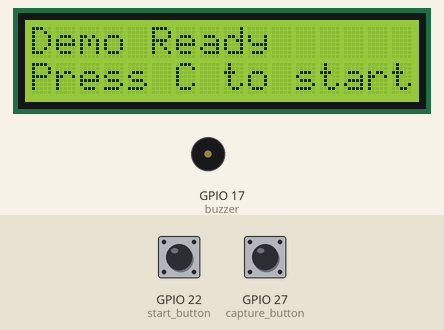
This program was run on a simulated Raspberry Pi (BCM pin numbers). Parts: 16×2 character LCD, buzzer (waves = sounding, pin HIGH). The test bench sets the inputs (shaded band); at power-on: GPIO 22 (start_button) HIGH, GPIO 27 (capture_button) HIGH. Threads take turns every 2 ms; what the program prints to the terminal is not drawn.

Above: at 1.2 s.
1.3 s: GPIO 22 (start_button) pulled LOW for 0.15 s
At 2.3 s:
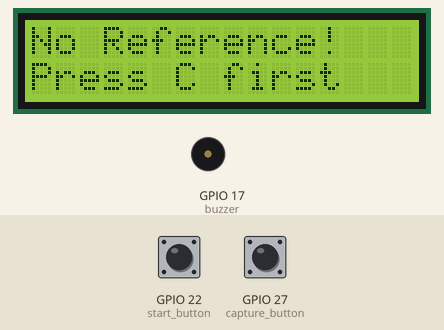
3.3 s: GPIO 27 (capture_button) pulled LOW for 0.15 s
At 3.47 s:
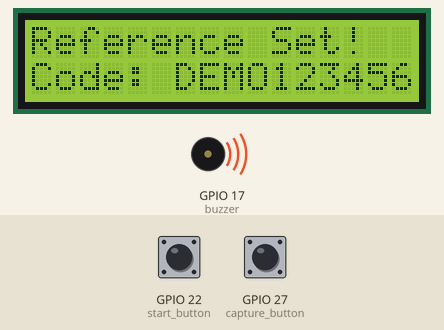
4.0 s: GPIO 22 (start_button) pulled LOW for 1 s
At 5.6 s:
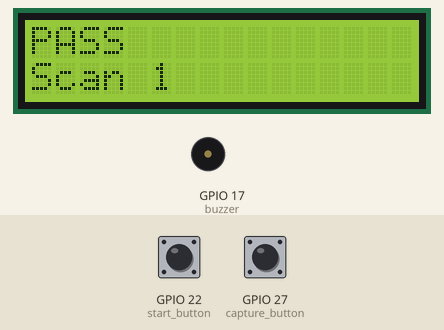
7.9 s: GPIO 22 (start_button) pulled LOW for 0.15 s
At 8.7 s:
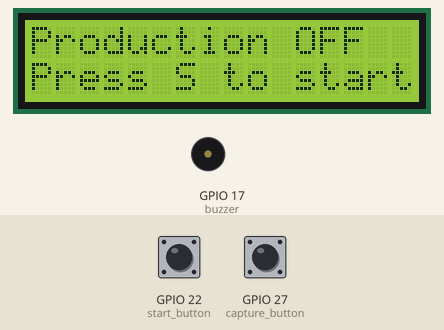
9.7 s: GPIO 22 (start_button) pulled LOW for 3.2 s
At 9.93 s:
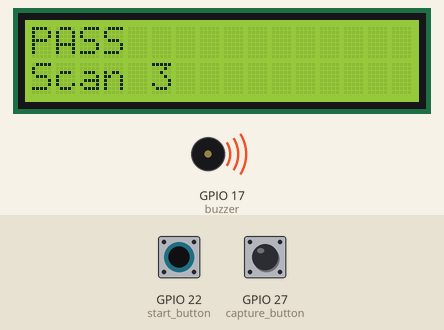
13.5 s: GPIO 27 (capture_button) pulsed LOW 2 times (0.12 s each, 0.3 s apart)
At 15.3 s:
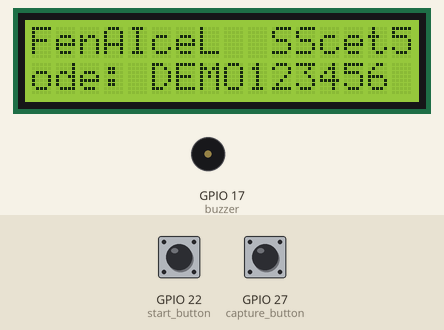
Timing chart, 0 to 25.7 s (numbered marks = the images above; inputs shaded):
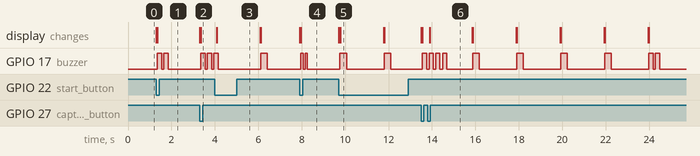

Measured:
- after the input at 1.3 s, GPIO 17 (buzzer): alternates HIGH for 0.20 s and LOW for 0.10 s, 4 changes in all, then stays LOW, starting after 0.05 s; the display: first changes at once (image 1 shows a later state)
- after the input at 3.3 s, GPIO 17 (buzzer): alternates HIGH for 0.20 s and LOW for 0.10 s, starting after 0.06 s; the display: first changes at once (image 2 shows a later state)
- after the input at 4.0 s, the display: changes after 0.10 s (image 3)
- after the input at 7.9 s, the display: first differs from a run without the input after 0.06 s (image 4)
- after the input at 9.7 s, GPIO 17 (buzzer): alternates HIGH for 0.31 s and LOW for 1.7 s, starting after 0.06 s; the display: first changes at once (image 5 shows a later state)
- after the input at 13.5 s, the display: first differs from a run without the input after 0.06 s (image 6 shows a later state)
- what the display in image 5 shows lasts 2.0 s, from 9.8 s to 11.8 s

The program:

production_demo.py
```python
#!/usr/bin/env python3
"""
Production Line Demo - Shows how the enhanced system works
"""

from gpiozero import Button, Buzzer
from RPLCD.i2c import CharLCD
import time
import threading

# GPIO pins
BUZZER_PIN = 17
START_BTN_PIN = 22
CAPTURE_BTN_PIN = 27
LCD_ADDRESS = 0x27

class ProductionDemo:
    def __init__(self):
        self.production_mode = False
        self.reference_barcode = None
        self.scan_count = 0
        self.pass_count = 0
        self.fail_count = 0

        # Initialize hardware
        self.buzzer = Buzzer(BUZZER_PIN)
        self.start_button = Button(START_BTN_PIN, pull_up=True)
        self.capture_button = Button(CAPTURE_BTN_PIN, pull_up=True)

        self.lcd = CharLCD('PCF8574', LCD_ADDRESS, cols=16, rows=2)
        self.lcd.clear()

        # Set up button handlers
        self.start_button.when_pressed = self.handle_start_button
        self.capture_button.when_pressed = self.handle_capture_button

        print("Production Line Demo Initialized!")
        self.display_status("Demo Ready", "Press C to start")

    def display_status(self, line1, line2=""):
        """Display status on LCD"""
        self.lcd.clear()
        self.lcd.cursor_pos = (0, 0)
        self.lcd.write_string(line1[:16])
        if line2:
            self.lcd.cursor_pos = (1, 0)
            self.lcd.write_string(line2[:16])

    def play_buzzer_tone(self, tone_type):
        """Play different buzzer tones"""
        def buzzer_thread():
            if tone_type == "capture":
                for _ in range(3):
                    self.buzzer.on()
                    time.sleep(0.2)
                    self.buzzer.off()
                    time.sleep(0.1)
            elif tone_type == "start":
                self.buzzer.on()
                time.sleep(0.5)
                self.buzzer.off()
            elif tone_type == "stop":
                for _ in range(2):
                    self.buzzer.on()
                    time.sleep(0.1)
                    self.buzzer.off()
                    time.sleep(0.1)
            elif tone_type == "pass":
                self.buzzer.on()
                time.sleep(0.3)
                self.buzzer.off()
            elif tone_type == "fail":
                for _ in range(2):
                    self.buzzer.on()
                    time.sleep(0.2)
                    self.buzzer.off()
                    time.sleep(0.1)

        threading.Thread(target=buzzer_thread, daemon=True).start()

    def handle_start_button(self):
        """Handle start/stop button"""
        if not self.reference_barcode:
            self.display_status("No Reference!", "Press C first")
            self.play_buzzer_tone("fail")
            print("Cannot start - no reference set!")
        else:
            self.production_mode = not self.production_mode
            if self.production_mode:
                self.display_status("Production ON", f"Ref: {self.reference_barcode[:8]}...")
                self.play_buzzer_tone("start")
                print("Production mode STARTED")
                self.start_production_simulation()
            else:
                self.display_status("Production OFF", "Press S to start")
                self.play_buzzer_tone("stop")
                print("Production mode STOPPED")

    def handle_capture_button(self):
        """Handle capture button"""
        self.reference_barcode = "DEMO123456"
        self.display_status("Reference Set!", f"Code: {self.reference_barcode}")
        self.play_buzzer_tone("capture")
        print(f"Reference captured: {self.reference_barcode}")

    def start_production_simulation(self):
        """Simulate production line scanning"""
        def production_thread():
            while self.production_mode:
                self.scan_count += 1

                # Simulate scan result (80% pass rate)
                if self.scan_count % 5 != 0:  # 80% pass
                    self.pass_count += 1
                    self.display_status("PASS", f"Scan {self.scan_count}")
                    self.play_buzzer_tone("pass")
                    print(f"Scan {self.scan_count}: PASS")
                else:  # 20% fail
                    self.fail_count += 1
                    self.display_status("FAIL", f"Scan {self.scan_count}")
                    self.play_buzzer_tone("fail")
                    print(f"Scan {self.scan_count}: FAIL")

                time.sleep(2)  # 2 second interval between scans

        threading.Thread(target=production_thread, daemon=True).start()

    def run_demo(self):
        """Run the production demo"""
        print("=" * 50)
        print("PRODUCTION LINE DEMO")
        print("=" * 50)
        print("Hardware Controls:")
        print("  GPIO 27 (C Button) - Capture reference")
        print("  GPIO 22 (S Button) - Start/Stop production")
        print("  GPIO 17 - Buzzer feedback")
        print("  LCD - Status display")
        print("=" * 50)
        print("Demo Workflow:")
        print("1. Press C button to capture reference")
        print("2. Press S button to start production")
        print("3. Watch automatic scanning simulation")
        print("4. Press S again to stop")
        print("=" * 50)

        try:
            while True:
                time.sleep(0.1)
        except KeyboardInterrupt:
            print("\nDemo stopped by user")
        finally:
            self.cleanup()

    def cleanup(self):
        """Cleanup resources"""
        self.production_mode = False
        self.buzzer.off()
        self.buzzer.close()
        self.start_button.close()
        self.capture_button.close()
        self.lcd.clear()
        self.lcd.close()

        print("\nDemo Statistics:")
        print(f"Total Scans: {self.scan_count}")
        print(f"Passed: {self.pass_count}")
        print(f"Failed: {self.fail_count}")
        if self.scan_count > 0:
            pass_rate = (self.pass_count / self.scan_count) * 100
            print(f"Pass Rate: {pass_rate:.1f}%")

if __name__ == "__main__":
    demo = ProductionDemo()
    demo.run_demo()
```
